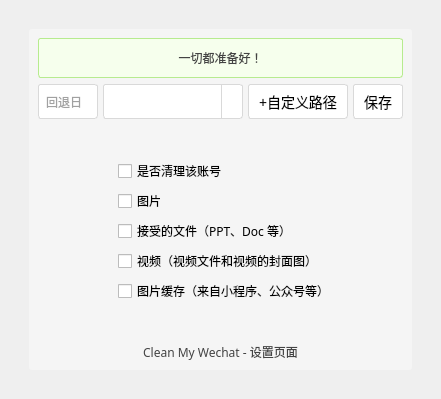
<?xml version="1.0" encoding="UTF-8"?>
<ui version="4.0">
 <class>MainWindow</class>
 <widget class="QMainWindow" name="MainWindow">
  <property name="geometry">
   <rect>
    <x>0</x>
    <y>0</y>
    <width>441</width>
    <height>399</height>
   </rect>
  </property>
  <property name="windowTitle">
   <string>Config</string>
  </property>
  <property name="layoutDirection">
   <enum>Qt::LeftToRight</enum>
  </property>
  <widget class="QWidget" name="centralwidget">
   <layout class="QGridLayout" name="gridLayout">
    <item row="0" column="1">
     <spacer name="horizontalSpacer">
      <property name="orientation">
       <enum>Qt::Horizontal</enum>
      </property>
      <property name="sizeHint" stdset="0">
       <size>
        <width>40</width>
        <height>20</height>
       </size>
      </property>
     </spacer>
    </item>
    <item row="1" column="0">
     <spacer name="verticalSpacer">
      <property name="orientation">
       <enum>Qt::Vertical</enum>
      </property>
      <property name="sizeHint" stdset="0">
       <size>
        <width>20</width>
        <height>40</height>
       </size>
      </property>
     </spacer>
    </item>
    <item row="1" column="1">
     <widget class="QFrame" name="mainFrame">
      <property name="styleSheet">
       <string notr="true">.QFrame {
	background: rgb(245, 245, 245);
	border-radius: 3px;
}</string>
      </property>
      <property name="frameShape">
       <enum>QFrame::StyledPanel</enum>
      </property>
      <property name="frameShadow">
       <enum>QFrame::Raised</enum>
      </property>
      <layout class="QVBoxLayout" name="verticalLayout">
       <item>
        <widget class="QLabel" name="lab_info">
         <property name="minimumSize">
          <size>
           <width>0</width>
           <height>40</height>
          </size>
         </property>
         <property name="font">
          <font>
           <family>微软雅黑</family>
          </font>
         </property>
         <property name="styleSheet">
          <string notr="true">.QLabel {
	border:1px solid #b7eb8f;
	border-radius:3px;
	line-height: 140px;
	padding: 5px;
	color: #434343;
	background: #f6ffed;
}</string>
         </property>
         <property name="text">
          <string>一切都准备好！</string>
         </property>
         <property name="alignment">
          <set>Qt::AlignCenter</set>
         </property>
        </widget>
       </item>
       <item>
        <layout class="QHBoxLayout" name="horizontalLayout_2">
         <property name="spacing">
          <number>5</number>
         </property>
         <property name="sizeConstraint">
          <enum>QLayout::SetDefaultConstraint</enum>
         </property>
         <item>
          <widget class="QLineEdit" name="line_gobackdays">
           <property name="minimumSize">
            <size>
             <width>0</width>
             <height>35</height>
            </size>
           </property>
           <property name="maximumSize">
            <size>
             <width>60</width>
             <height>16777215</height>
            </size>
           </property>
           <property name="font">
            <font>
             <family>微软雅黑</family>
            </font>
           </property>
           <property name="styleSheet">
            <string notr="true">.QLineEdit {
	border:1px solid #d9d9d9;
	border-radius:3px;
	line-height: 140px;
	padding: 5px;
	color: #434343;
}

.QLineEdit:hover {
	border:1px solid #40a9ff;
	border-radius:3px;
	line-height: 140px;
	padding: 5px;
	color: #434343;
}</string>
           </property>
           <property name="text">
            <string/>
           </property>
           <property name="placeholderText">
            <string>回退日</string>
           </property>
          </widget>
         </item>
         <item>
          <widget class="QComboBox" name="combo_user">
           <property name="minimumSize">
            <size>
             <width>0</width>
             <height>35</height>
            </size>
           </property>
           <property name="maximumSize">
            <size>
             <width>16777215</width>
             <height>16777215</height>
            </size>
           </property>
           <property name="font">
            <font>
             <family>微软雅黑</family>
            </font>
           </property>
           <property name="styleSheet">
            <string notr="true">.QComboBox {
	border:1px solid #d9d9d9;
	border-radius:3px;
	line-height: 140px;
	padding:5px;
	color: #434343;
}
.QComboBox::drop-down {
	width: 20px;
    border-left: 1px solid #d9d9d9;
}
.QComboBox::down-arrow {
    image: url(:/icon/arrow-down.png)
}</string>
           </property>
          </widget>
         </item>
         <item>
          <widget class="QPushButton" name="btn_file">
           <property name="sizePolicy">
            <sizepolicy hsizetype="Fixed" vsizetype="Fixed">
             <horstretch>0</horstretch>
             <verstretch>0</verstretch>
            </sizepolicy>
           </property>
           <property name="minimumSize">
            <size>
             <width>0</width>
             <height>35</height>
            </size>
           </property>
           <property name="font">
            <font>
             <family>微软雅黑</family>
             <pointsize>-1</pointsize>
            </font>
           </property>
           <property name="styleSheet">
            <string notr="true">.QPushButton {
	height: 24px;
    padding: 0px 10px;
    font-size: 14px;
    border-radius: 3px;
    color: rgba(0,0,0,.65);
    background-color: #fff;
    border: 1px solid #d9d9d9;
}

.QPushButton:hover {
	height: 24px;
    padding: 0px 10px;
    font-size: 14px;
    border-radius: 3px;
    color: #40a9ff;
    background-color: #fff;
    border: 1px solid #40a9ff;
}
</string>
           </property>
           <property name="text">
            <string>+自定义路径</string>
           </property>
          </widget>
         </item>
         <item>
          <widget class="QPushButton" name="btn_close">
           <property name="sizePolicy">
            <sizepolicy hsizetype="Fixed" vsizetype="Fixed">
             <horstretch>0</horstretch>
             <verstretch>0</verstretch>
            </sizepolicy>
           </property>
           <property name="minimumSize">
            <size>
             <width>0</width>
             <height>35</height>
            </size>
           </property>
           <property name="font">
            <font>
             <family>微软雅黑</family>
             <pointsize>-1</pointsize>
            </font>
           </property>
           <property name="styleSheet">
            <string notr="true">.QPushButton {
	height: 24px;
    padding: 0px 10px;
    font-size: 14px;
    border-radius: 3px;
    color: rgba(0,0,0,.65);
    background-color: #fff;
    border: 1px solid #d9d9d9;
}

.QPushButton:hover {
	height: 24px;
    padding: 0px 10px;
    font-size: 14px;
    border-radius: 3px;
    color: #40a9ff;
    background-color: #fff;
    border: 1px solid #40a9ff;
}
</string>
           </property>
           <property name="text">
            <string>保存</string>
           </property>
          </widget>
         </item>
        </layout>
       </item>
       <item>
        <spacer name="verticalSpacer_3">
         <property name="orientation">
          <enum>Qt::Vertical</enum>
         </property>
         <property name="sizeHint" stdset="0">
          <size>
           <width>20</width>
           <height>40</height>
          </size>
         </property>
        </spacer>
       </item>
       <item>
        <layout class="QHBoxLayout" name="horizontalLayout_8">
         <item>
          <spacer name="horizontalSpacer_15">
           <property name="orientation">
            <enum>Qt::Horizontal</enum>
           </property>
           <property name="sizeType">
            <enum>QSizePolicy::Maximum</enum>
           </property>
           <property name="sizeHint" stdset="0">
            <size>
             <width>80</width>
             <height>20</height>
            </size>
           </property>
          </spacer>
         </item>
         <item>
          <widget class="QCheckBox" name="check_is_clean">
           <property name="minimumSize">
            <size>
             <width>0</width>
             <height>0</height>
            </size>
           </property>
           <property name="font">
            <font>
             <family>微软雅黑</family>
             <weight>50</weight>
             <bold>false</bold>
            </font>
           </property>
           <property name="styleSheet">
            <string notr="true">QCheckBox::indicator::unchecked {   
    image: url(:/icon/复选.svg);
}

QCheckBox::indicator::checked { 
    image: url(:/icon/复选1.svg);
}</string>
           </property>
           <property name="text">
            <string>是否清理该账号</string>
           </property>
          </widget>
         </item>
         <item>
          <spacer name="horizontalSpacer_16">
           <property name="orientation">
            <enum>Qt::Horizontal</enum>
           </property>
           <property name="sizeHint" stdset="0">
            <size>
             <width>40</width>
             <height>20</height>
            </size>
           </property>
          </spacer>
         </item>
        </layout>
       </item>
       <item>
        <layout class="QHBoxLayout" name="horizontalLayout_7">
         <item>
          <spacer name="horizontalSpacer_13">
           <property name="orientation">
            <enum>Qt::Horizontal</enum>
           </property>
           <property name="sizeType">
            <enum>QSizePolicy::Maximum</enum>
           </property>
           <property name="sizeHint" stdset="0">
            <size>
             <width>80</width>
             <height>20</height>
            </size>
           </property>
          </spacer>
         </item>
         <item>
          <widget class="QCheckBox" name="check_picdown">
           <property name="font">
            <font>
             <family>微软雅黑</family>
             <weight>50</weight>
             <bold>false</bold>
            </font>
           </property>
           <property name="styleSheet">
            <string notr="true">QCheckBox::indicator::unchecked {   
    image: url(:/icon/复选.svg);
}

QCheckBox::indicator::checked { 
    image: url(:/icon/复选1.svg);
}</string>
           </property>
           <property name="text">
            <string>图片</string>
           </property>
          </widget>
         </item>
         <item>
          <spacer name="horizontalSpacer_14">
           <property name="orientation">
            <enum>Qt::Horizontal</enum>
           </property>
           <property name="sizeHint" stdset="0">
            <size>
             <width>40</width>
             <height>20</height>
            </size>
           </property>
          </spacer>
         </item>
        </layout>
       </item>
       <item>
        <layout class="QHBoxLayout" name="horizontalLayout_6">
         <item>
          <spacer name="horizontalSpacer_7">
           <property name="orientation">
            <enum>Qt::Horizontal</enum>
           </property>
           <property name="sizeType">
            <enum>QSizePolicy::Maximum</enum>
           </property>
           <property name="sizeHint" stdset="0">
            <size>
             <width>80</width>
             <height>20</height>
            </size>
           </property>
          </spacer>
         </item>
         <item>
          <widget class="QCheckBox" name="check_files">
           <property name="font">
            <font>
             <family>微软雅黑</family>
            </font>
           </property>
           <property name="styleSheet">
            <string notr="true">QCheckBox::indicator::unchecked {   
    image: url(:/icon/复选.svg);
}

QCheckBox::indicator::checked { 
    image: url(:/icon/复选1.svg);
}</string>
           </property>
           <property name="text">
            <string>接受的文件（PPT、Doc 等）</string>
           </property>
          </widget>
         </item>
         <item>
          <spacer name="horizontalSpacer_11">
           <property name="orientation">
            <enum>Qt::Horizontal</enum>
           </property>
           <property name="sizeHint" stdset="0">
            <size>
             <width>40</width>
             <height>20</height>
            </size>
           </property>
          </spacer>
         </item>
        </layout>
       </item>
       <item>
        <layout class="QHBoxLayout" name="horizontalLayout_5">
         <item>
          <spacer name="horizontalSpacer_8">
           <property name="orientation">
            <enum>Qt::Horizontal</enum>
           </property>
           <property name="sizeType">
            <enum>QSizePolicy::Maximum</enum>
           </property>
           <property name="sizeHint" stdset="0">
            <size>
             <width>80</width>
             <height>20</height>
            </size>
           </property>
          </spacer>
         </item>
         <item>
          <widget class="QCheckBox" name="check_video">
           <property name="font">
            <font>
             <family>微软雅黑</family>
            </font>
           </property>
           <property name="styleSheet">
            <string notr="true">QCheckBox::indicator::unchecked {   
    image: url(:/icon/复选.svg);
}

QCheckBox::indicator::checked { 
    image: url(:/icon/复选1.svg);
}</string>
           </property>
           <property name="text">
            <string>视频（视频文件和视频的封面图）</string>
           </property>
          </widget>
         </item>
         <item>
          <spacer name="horizontalSpacer_12">
           <property name="orientation">
            <enum>Qt::Horizontal</enum>
           </property>
           <property name="sizeHint" stdset="0">
            <size>
             <width>40</width>
             <height>20</height>
            </size>
           </property>
          </spacer>
         </item>
        </layout>
       </item>
       <item>
        <layout class="QHBoxLayout" name="horizontalLayout_4">
         <item>
          <spacer name="horizontalSpacer_6">
           <property name="orientation">
            <enum>Qt::Horizontal</enum>
           </property>
           <property name="sizeType">
            <enum>QSizePolicy::Maximum</enum>
           </property>
           <property name="sizeHint" stdset="0">
            <size>
             <width>80</width>
             <height>20</height>
            </size>
           </property>
          </spacer>
         </item>
         <item>
          <widget class="QCheckBox" name="check_picscache">
           <property name="font">
            <font>
             <family>微软雅黑</family>
            </font>
           </property>
           <property name="styleSheet">
            <string notr="true">QCheckBox::indicator::unchecked {   
    image: url(:/icon/复选.svg);
}

QCheckBox::indicator::checked { 
    image: url(:/icon/复选1.svg);
}</string>
           </property>
           <property name="text">
            <string>图片缓存（来自小程序、公众号等）</string>
           </property>
          </widget>
         </item>
         <item>
          <spacer name="horizontalSpacer_10">
           <property name="orientation">
            <enum>Qt::Horizontal</enum>
           </property>
           <property name="sizeHint" stdset="0">
            <size>
             <width>40</width>
             <height>20</height>
            </size>
           </property>
          </spacer>
         </item>
        </layout>
       </item>
       <item>
        <spacer name="verticalSpacer_4">
         <property name="orientation">
          <enum>Qt::Vertical</enum>
         </property>
         <property name="sizeHint" stdset="0">
          <size>
           <width>20</width>
           <height>40</height>
          </size>
         </property>
        </spacer>
       </item>
       <item>
        <widget class="QLabel" name="label">
         <property name="font">
          <font>
           <family>微软雅黑</family>
          </font>
         </property>
         <property name="styleSheet">
          <string notr="true">.QLabel {
	color: #434343;
}</string>
         </property>
         <property name="text">
          <string>Clean My Wechat - 设置页面</string>
         </property>
         <property name="alignment">
          <set>Qt::AlignCenter</set>
         </property>
        </widget>
       </item>
      </layout>
     </widget>
    </item>
    <item row="1" column="2">
     <spacer name="verticalSpacer_2">
      <property name="orientation">
       <enum>Qt::Vertical</enum>
      </property>
      <property name="sizeHint" stdset="0">
       <size>
        <width>20</width>
        <height>40</height>
       </size>
      </property>
     </spacer>
    </item>
    <item row="2" column="1">
     <spacer name="horizontalSpacer_2">
      <property name="orientation">
       <enum>Qt::Horizontal</enum>
      </property>
      <property name="sizeHint" stdset="0">
       <size>
        <width>40</width>
        <height>20</height>
       </size>
      </property>
     </spacer>
    </item>
   </layout>
  </widget>
 </widget>
 <resources>
  <include location="resources.qrc"/>
 </resources>
 <connections/>
</ui>
